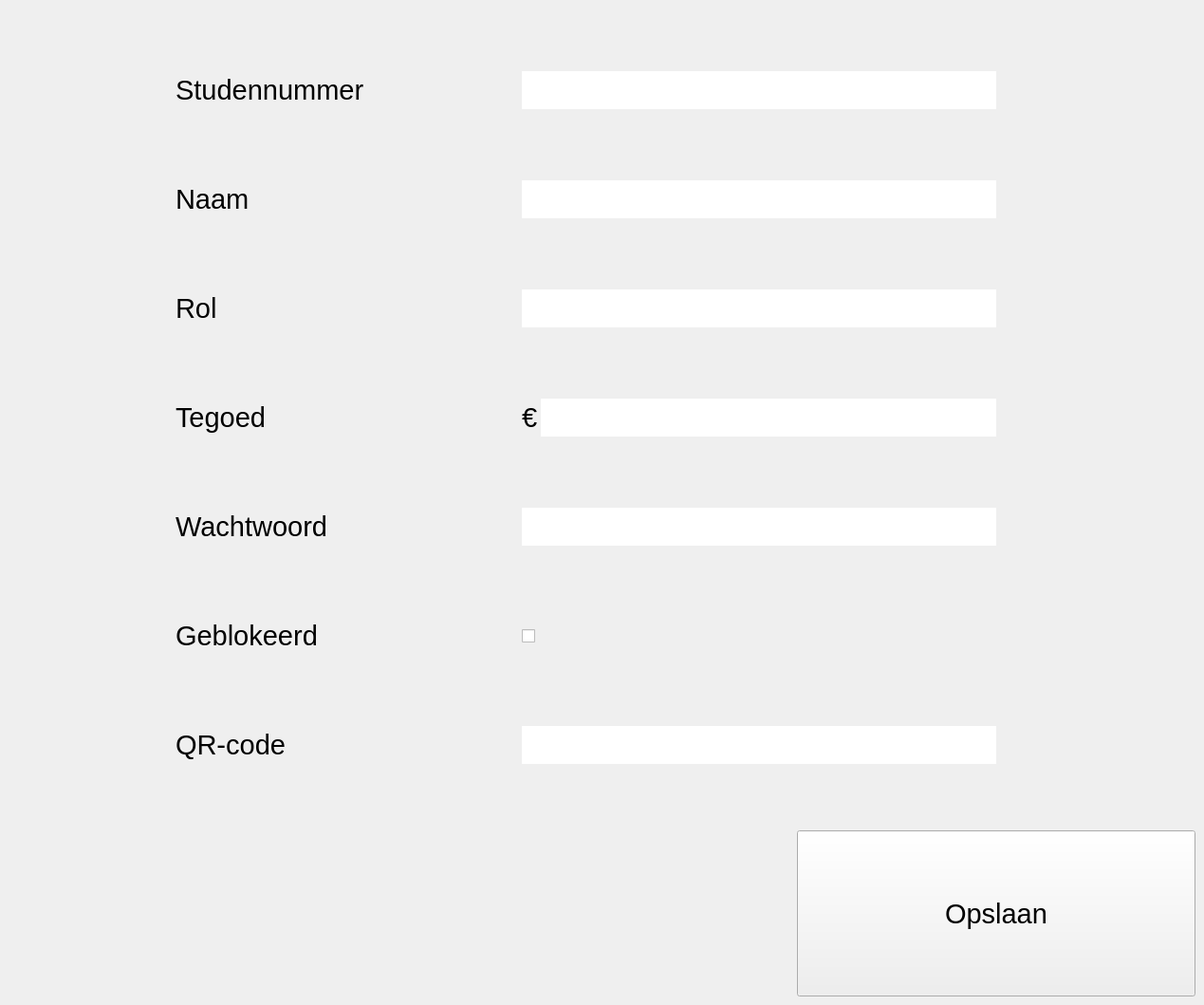
      <widget class="QWidget" name="prof_page">
       <property name="toolTip">
        <string>&lt;html&gt;&lt;head/&gt;&lt;body&gt;&lt;p&gt;Lid: Je mag niet in de min staan&lt;/p&gt;&lt;p&gt;Commissie: Je mag 5 euro in de min staan&lt;/p&gt;&lt;p&gt;Bestuur: Je mag 10 euro in de min staan&lt;/p&gt;&lt;/body&gt;&lt;/html&gt;</string>
       </property>
       <property name="toolTipDuration">
        <number>10</number>
       </property>
       <widget class="QCheckBox" name="line_BLOCK_prof">
        <property name="geometry">
         <rect>
          <x>550</x>
          <y>650</y>
          <width>500</width>
          <height>40</height>
         </rect>
        </property>
        <property name="font">
         <font>
          <pointsize>22</pointsize>
         </font>
        </property>
        <property name="focusPolicy">
         <enum>Qt::NoFocus</enum>
        </property>
        <property name="contextMenuPolicy">
         <enum>Qt::NoContextMenu</enum>
        </property>
        <property name="text">
         <string/>
        </property>
        <property name="checkable">
         <bool>false</bool>
        </property>
       </widget>
       <widget class="QLineEdit" name="line_NAME_prof">
        <property name="geometry">
         <rect>
          <x>550</x>
          <y>190</y>
          <width>500</width>
          <height>40</height>
         </rect>
        </property>
        <property name="font">
         <font>
          <pointsize>22</pointsize>
         </font>
        </property>
        <property name="frame">
         <bool>false</bool>
        </property>
       </widget>
       <widget class="QLabel" name="lbl_AMOUNT_prof">
        <property name="geometry">
         <rect>
          <x>185</x>
          <y>420</y>
          <width>215</width>
          <height>40</height>
         </rect>
        </property>
        <property name="font">
         <font>
          <pointsize>22</pointsize>
         </font>
        </property>
        <property name="text">
         <string>Tegoed</string>
        </property>
       </widget>
       <widget class="QLabel" name="lbl_BLOCK_prof">
        <property name="geometry">
         <rect>
          <x>185</x>
          <y>650</y>
          <width>215</width>
          <height>40</height>
         </rect>
        </property>
        <property name="font">
         <font>
          <pointsize>22</pointsize>
         </font>
        </property>
        <property name="text">
         <string>Geblokeerd</string>
        </property>
       </widget>
       <widget class="QLabel" name="euroteken_prof">
        <property name="geometry">
         <rect>
          <x>550</x>
          <y>420</y>
          <width>20</width>
          <height>40</height>
         </rect>
        </property>
        <property name="font">
         <font>
          <pointsize>22</pointsize>
         </font>
        </property>
        <property name="text">
         <string>€</string>
        </property>
        <property name="alignment">
         <set>Qt::AlignLeading|Qt::AlignLeft|Qt::AlignVCenter</set>
        </property>
       </widget>
       <widget class="QLineEdit" name="line_PASSWORD_prof">
        <property name="geometry">
         <rect>
          <x>550</x>
          <y>535</y>
          <width>500</width>
          <height>40</height>
         </rect>
        </property>
        <property name="font">
         <font>
          <pointsize>22</pointsize>
         </font>
        </property>
        <property name="inputMethodHints">
         <set>Qt::ImhHiddenText|Qt::ImhNoAutoUppercase|Qt::ImhNoPredictiveText|Qt::ImhSensitiveData</set>
        </property>
        <property name="frame">
         <bool>false</bool>
        </property>
        <property name="echoMode">
         <enum>QLineEdit::Password</enum>
        </property>
       </widget>
       <widget class="QLineEdit" name="line_ID_prof">
        <property name="geometry">
         <rect>
          <x>550</x>
          <y>75</y>
          <width>500</width>
          <height>40</height>
         </rect>
        </property>
        <property name="font">
         <font>
          <pointsize>22</pointsize>
         </font>
        </property>
        <property name="focusPolicy">
         <enum>Qt::NoFocus</enum>
        </property>
        <property name="frame">
         <bool>false</bool>
        </property>
       </widget>
       <widget class="QLabel" name="ERROR_UPDUSR_prof">
        <property name="geometry">
         <rect>
          <x>157</x>
          <y>930</y>
          <width>525</width>
          <height>60</height>
         </rect>
        </property>
        <property name="font">
         <font>
          <pointsize>22</pointsize>
         </font>
        </property>
        <property name="text">
         <string/>
        </property>
       </widget>
       <widget class="QLabel" name="lbl_TITLE_prof">
        <property name="geometry">
         <rect>
          <x>185</x>
          <y>305</y>
          <width>215</width>
          <height>40</height>
         </rect>
        </property>
        <property name="font">
         <font>
          <pointsize>22</pointsize>
         </font>
        </property>
        <property name="text">
         <string>Rol</string>
        </property>
       </widget>
       <widget class="QLabel" name="lbl_ID_prof">
        <property name="geometry">
         <rect>
          <x>185</x>
          <y>75</y>
          <width>215</width>
          <height>40</height>
         </rect>
        </property>
        <property name="font">
         <font>
          <pointsize>22</pointsize>
         </font>
        </property>
        <property name="text">
         <string>Studennummer</string>
        </property>
       </widget>
       <widget class="QLabel" name="lbl_NAME_prof">
        <property name="geometry">
         <rect>
          <x>185</x>
          <y>190</y>
          <width>215</width>
          <height>40</height>
         </rect>
        </property>
        <property name="font">
         <font>
          <pointsize>22</pointsize>
         </font>
        </property>
        <property name="text">
         <string>Naam</string>
        </property>
       </widget>
       <widget class="QLabel" name="lbl_PASSWORD_prof">
        <property name="geometry">
         <rect>
          <x>185</x>
          <y>535</y>
          <width>215</width>
          <height>40</height>
         </rect>
        </property>
        <property name="font">
         <font>
          <pointsize>22</pointsize>
         </font>
        </property>
        <property name="text">
         <string>Wachtwoord</string>
        </property>
       </widget>
       <widget class="QPushButton" name="btn_EDIT_prof">
        <property name="geometry">
         <rect>
          <x>840</x>
          <y>875</y>
          <width>420</width>
          <height>175</height>
         </rect>
        </property>
        <property name="font">
         <font>
          <pointsize>22</pointsize>
         </font>
        </property>
        <property name="focusPolicy">
         <enum>Qt::NoFocus</enum>
        </property>
        <property name="text">
         <string>Opslaan</string>
        </property>
        <property name="checkable">
         <bool>false</bool>
        </property>
        <property name="checked">
         <bool>false</bool>
        </property>
        <property name="autoExclusive">
         <bool>false</bool>
        </property>
       </widget>
       <widget class="QLabel" name="lbl_QR_prof">
        <property name="geometry">
         <rect>
          <x>185</x>
          <y>765</y>
          <width>215</width>
          <height>40</height>
         </rect>
        </property>
        <property name="font">
         <font>
          <pointsize>22</pointsize>
         </font>
        </property>
        <property name="text">
         <string>QR-code</string>
        </property>
       </widget>
       <widget class="QLineEdit" name="line_AMOUNT_prof">
        <property name="geometry">
         <rect>
          <x>570</x>
          <y>420</y>
          <width>480</width>
          <height>40</height>
         </rect>
        </property>
        <property name="font">
         <font>
          <pointsize>22</pointsize>
         </font>
        </property>
        <property name="focusPolicy">
         <enum>Qt::NoFocus</enum>
        </property>
        <property name="frame">
         <bool>false</bool>
        </property>
       </widget>
       <widget class="QLineEdit" name="line_QR_prof">
        <property name="geometry">
         <rect>
          <x>550</x>
          <y>765</y>
          <width>500</width>
          <height>40</height>
         </rect>
        </property>
        <property name="font">
         <font>
          <pointsize>22</pointsize>
         </font>
        </property>
        <property name="frame">
         <bool>false</bool>
        </property>
       </widget>
       <widget class="QLineEdit" name="line_TITLE_prof">
        <property name="geometry">
         <rect>
          <x>550</x>
          <y>305</y>
          <width>500</width>
          <height>40</height>
         </rect>
        </property>
        <property name="font">
         <font>
          <pointsize>22</pointsize>
         </font>
        </property>
        <property name="focusPolicy">
         <enum>Qt::NoFocus</enum>
        </property>
        <property name="inputMethodHints">
         <set>Qt::ImhNone</set>
        </property>
        <property name="frame">
         <bool>false</bool>
        </property>
        <property name="echoMode">
         <enum>QLineEdit::Normal</enum>
        </property>
       </widget>
      </widget>
